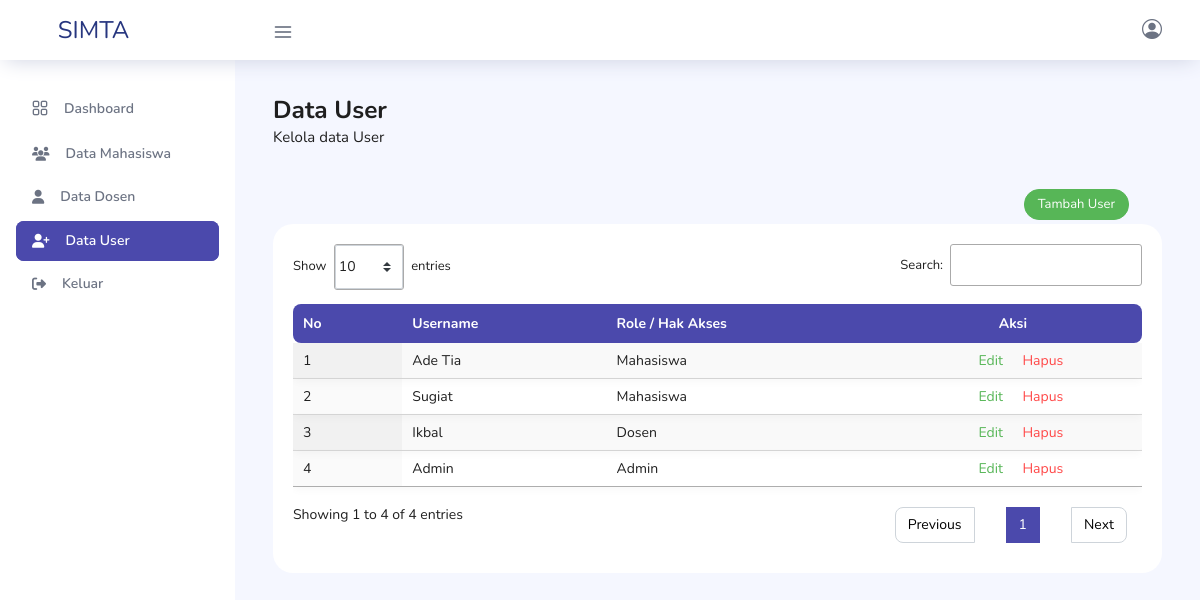
The page /data_user.php on the database its author committed.
### tables this page shows
CREATE TABLE `tb_user` (
  `id_user` int(10) UNSIGNED NOT NULL,
  `username` varchar(255) NOT NULL,
  `password` varchar(255) NOT NULL,
  `role` enum('Admin','Dosen','Mahasiswa') NOT NULL
);

### kelola_data.php (called while the page is built, shortened)
<?php
require 'koneksi.php';
function tampilData($query)
{
    global $koneksi;
    $data =  mysqli_query($koneksi, $query);
    $rows = [];
    while ($row = mysqli_fetch_assoc($data)) {
        $rows[] = $row;
    }
    return $rows;
}

### data_user.php (the view, shortened to what this page needs)
<?php
require 'koneksi.php';
require 'kelola_data.php';
$data_user = tampilData("SELECT * FROM tb_user ORDER BY id_user DESC");
?>
<!DOCTYPE html>
<html lang="en">
<head>
    <link rel="stylesheet" href="vendors/feather/feather.css">
    <link rel="stylesheet" href="vendors/ti-icons/css/themify-icons.css">
    <link rel="stylesheet" href="vendors/css/vendor.bundle.base.css">
    <link rel="stylesheet" href="vendors/datatables.net-bs4/dataTables.bootstrap4.css">
    <link rel="stylesheet" href="vendors/ti-icons/css/themify-icons.css">
    <link rel="stylesheet" type="text/css" href="js/select.dataTables.min.css">
    <link rel="stylesheet" href="css/vertical-layout-light/style.css">
    <link rel="stylesheet" href="https://cdn.jsdelivr.net/npm/bootstrap-icons@1.11.3/font/bootstrap-icons.min.css">
    <link rel="stylesheet" href="https://cdnjs.cloudflare.com/ajax/libs/font-awesome/6.4.2/css/all.min.css">
    <link rel="stylesheet" href="https://cdn.datatables.net/1.13.1/css/jquery.dataTables.min.css">
</head>
<body>
    <div class="container-scroller">
        <nav class="navbar col-lg-12 col-12 p-0 fixed-top d-flex flex-row">
            <div class="text-center navbar-brand-wrapper d-flex align-items-center justify-content-center">
                <a class="navbar-brand brand-logo mr-5" href="index.html"> SIMTA</a>
            </div>
            <div class="navbar-menu-wrapper d-flex align-items-center justify-content-end">
                <button class="navbar-toggler navbar-toggler align-self-center" type="button" data-toggle="minimize">
                    <span class="icon-menu"></span>
                </button>
                <ul class="navbar-nav navbar-nav-right">
                    <li class="nav-item dropdown">
                        <a class="nav-link count-indicator dropdown-toggle" id="notificationDropdown" href="#" data-toggle="dropdown">
                            <i class="bi bi-person-circle"></i>
                        </a>
                    </li>
                </ul>
            </div>
        </nav>
        <div class="container-fluid page-body-wrapper">
            <nav class="sidebar sidebar-offcanvas" id="sidebar">
                <ul class="nav">
                    <li class="nav-item">
                        <a class="nav-link" href="dashboard.php">
                            <i class="icon-grid menu-icon"></i>
                            <span class="menu-title">Dashboard</span>
                        </a>
                    </li>
                    <li class="nav-item">
                        <a class="nav-link" href="data_mahasiswa.php" aria-expanded="false" aria-controls="auth">
                            <i class="fa-solid fa-users"></i>
                            <span class="menu-title mx-3">Data Mahasiswa</span>
                        </a>
                    </li>
                    <li class="nav-item">
                        <a class="nav-link" href="data_dosen.php" aria-expanded="false" aria-controls="auth">
                            <i class="fa-solid fa-user"></i>
                            <span class="menu-title mx-3">Data Dosen</span>
                        </a>
                    </li>
                    <li class="nav-item">
                        <a class="nav-link" href="data_user.php" aria-expanded="false" aria-controls="auth">
                            <i class="fa-solid fa-user-plus"></i>
                            <span class="menu-title mx-3">Data User</span>
                        </a>
                    </li>
                    <li class="nav-item">
                        <a class="nav-link" href="logout.php" onclick="return confirm('Apakah anda ingin meninggalkan portal ? ')">
                            <i class="fa-solid fa-right-from-bracket"></i>
                            <span class="menu-title mx-3">Keluar</span>
                        </a>
                    </li>
                </ul>
            </nav>
            <div class="main-panel">
                <div class="content-wrapper">
                    <div class="row">
                        <div class="col-md-12 grid-margin">
                            <div class="row">
                                <div class="col-12 col-xl-8 mb-4 mb-xl-0">
                                    <h3 class="font-weight-bold">Data User</h3>
                                    <h6 class="font-weight-normal mb-0">Kelola data User</h6>
                                </div>
                            </div>
                        </div>
                    </div>
                    <div class="row">
                        <div class="col-lg text-right px-5">
                            <button class="btn btn-sm btn-success my-1" name="submit" type="button" data-toggle="modal" data-target="#tambah">Tambah User</button>
                        </div>
                    </div>
                    <div class="row">
                        <div class="col-md-12 grid-margin stretch-card">
                            <div class="card">
                                <div class="card-body">
                                    <div class="row">
                                        <div class="col-12">
                                            <div class="table-responsive">
                                                <table id="myTable" class="display expandable-table" style="width:100%">
                                                    <thead>
                                                        <tr>
                                                            <th>No</th>
                                                            <th>Username</th>
                                                            <th>Role / Hak Akses</th>
                                                            <th class="text-center">Aksi</th>
                                                        </tr>
                                                    </thead>
                                                    <tbody>
                                                        <?php
                                                        $no = 1;
                                                        foreach ($data_user as $user) : ?>
                                                            <tr>
                                                                <td><?= $no++ ?></td>
                                                                <td><?= $user['username'] ?></td>
                                                                <td><?= $user['role'] ?></td>
                                                                <td class="text-center">
                                                                    <a href="" class="text-success mx-2" data-toggle="modal" data-target="#edit<?= $user['id_user'] ?>">Edit</a>
                                                                    <a href="hapus-user.php?id= <?= $user['id_user'] ?>" class="text-danger mx-2">Hapus</a>
                                                                </td>
                                                            </tr>
                                                        <?php endforeach ?>
                                                    </tbody>
                                                </table>
                                            </div>
                                        </div>
                                    </div>
                                </div>
                            </div>
                        </div>
                    </div>
                </div>
            </div>
        </div>
    </div>
</body>
</html>

### rows shown on the page
tb_user: username "Ade Tia", role "Mahasiswa"
tb_user: username "Sugiat", role "Mahasiswa"
tb_user: username "Ikbal", role "Dosen"
tb_user: username "Admin", role "Admin"
